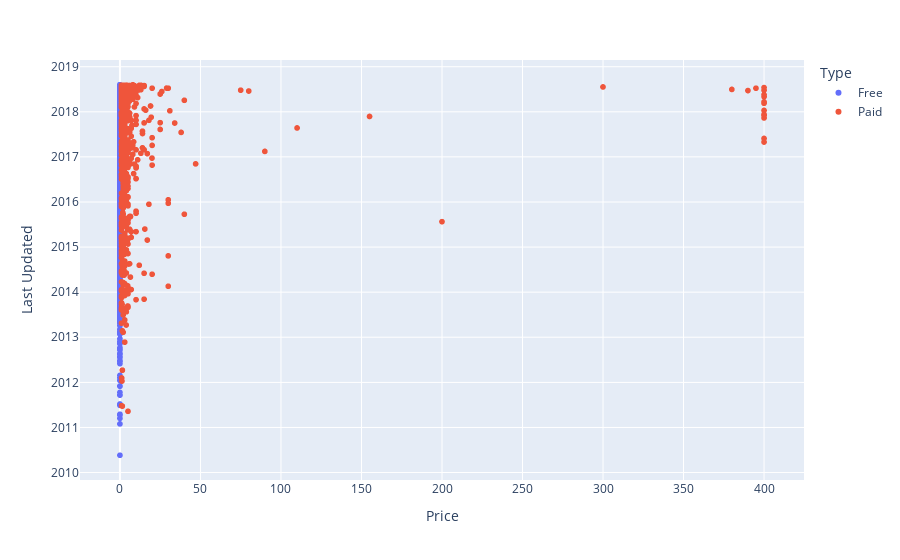

Notebook cell for this chart:
### Code cell
fig = px.scatter(df, x=df['Price'], y=df['Last Updated'], color="Type" )
fig.show()

### Figure 1 — Plotly figure (JSON) as saved in the notebook; plotly's stock layout.template omitted (floating-point values rounded to 4 significant figures; data arrays with more than 128 entries replaced by an {"elided": "..."} marker saying what was removed)
{"data": [{"hovertemplate": "Type=Free<br>Price=%{x}<br>Last Updated=%{y}<extra></extra>", "legendgroup": "Free", "marker": {"color": "#636efa", "symbol": "circle"}, "mode": "markers", "name": "Free", "showlegend": true, "type": "scattergl", "x": {"elided": "9583 int values"}, "xaxis": "x", "y": {"elided": "9583 str values"}, "yaxis": "y"}, {"hovertemplate": "Type=Paid<br>Price=%{x}<br>Last Updated=%{y}<extra></extra>", "legendgroup": "Paid", "marker": {"color": "#EF553B", "symbol": "circle"}, "mode": "markers", "name": "Paid", "showlegend": true, "type": "scattergl", "x": {"elided": "765 float values"}, "xaxis": "x", "y": {"elided": "765 str values"}, "yaxis": "y"}], "layout": {"legend": {"title": {"text": "Type"}, "tracegroupgap": 0}, "margin": {"t": 60}, "xaxis": {"anchor": "y", "domain": [0, 1], "title": {"text": "Price"}}, "yaxis": {"anchor": "x", "domain": [0, 1], "title": {"text": "Last Updated"}}}}
